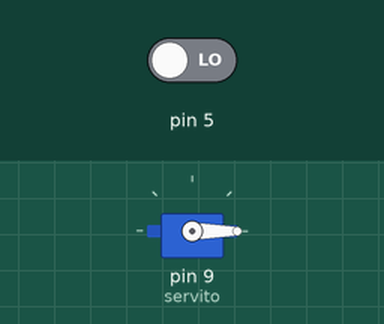
Recording of a sketch running on a simulated Arduino Uno, built with avr-gcc and run on an emulated ATmega328P. Shown: servo. The test bench sets the inputs (shaded band); at power-on: pin 5 LOW.

Above: at 1.8 s.
1.9 s: pin 5 driven HIGH
At 2.4 s:
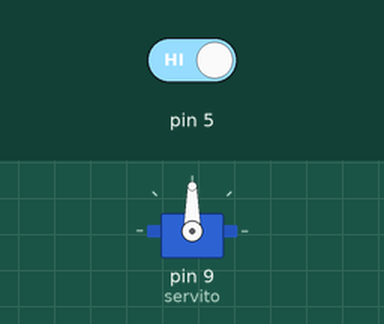
3.5 s: pin 5 driven LOW
At 4.7 s:
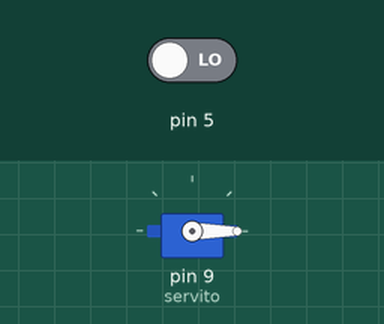
Timing chart, 0 to 6.5 s (numbered marks = the images above; inputs shaded):
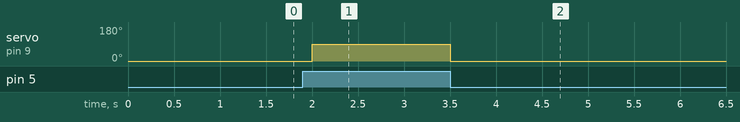

Measured:
- after the input at 1.9 s, servo on pin 9 (servito): 0° → 90° after 0.10 s
- after the input at 3.5 s, servo on pin 9 (servito): 90° → 0° at once

The sketch:

servoTest.ino
```cpp
#include<Servo.h>
Servo servito;

void setup() {

  // put your setup code here, to run once:
  pinMode(5, INPUT);
  servito.attach(9);
  servito.write(0);

}

void loop() {
  if(digitalRead(5)==HIGH){
    servito.write(90);
    delay(500);
  } else{
    servito.write(0);
    delay(500);
  }

}
```
